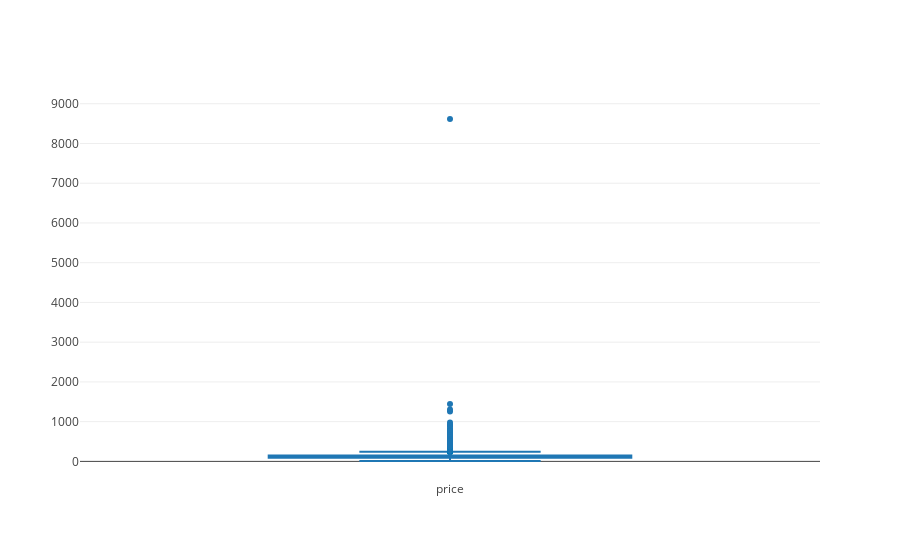

Source (notebook cell):
### Markdown cell above
#### 2.2.1 Price distribution

### Code cell
# price boxplot
trace0 = go.Box(
    y=df['price'],
    name='price',
)

data = [trace0]
iplot(data)

### Figure 1 — Plotly figure (JSON) as saved in the notebook; plotly's stock layout.template omitted (floating-point values rounded to 4 significant figures; data arrays with more than 128 entries replaced by an {"elided": "..."} marker saying what was removed)
{"data": [{"name": "price", "type": "box", "uid": "472bd710-0c7a-4039-8240-c9a6b47e6290", "y": {"elided": "13849 int values"}}], "layout": {}}
